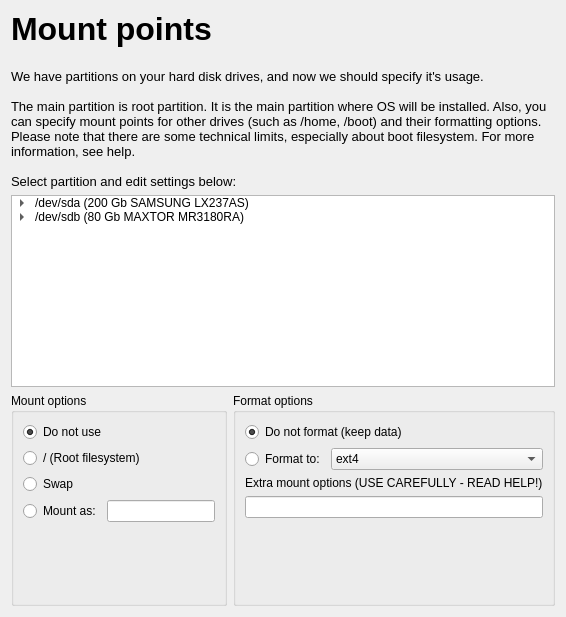
      <widget class="QWidget" name="mountPointsPage">
       <layout class="QVBoxLayout" name="verticalLayout_19">
        <item>
         <layout class="QHBoxLayout" name="horizontalLayout_38">
          <item>
           <widget class="QLabel" name="label_4">
            <property name="text">
             <string>&lt;!DOCTYPE HTML PUBLIC &quot;-//W3C//DTD HTML 4.0//EN&quot; &quot;http://www.w3.org/TR/REC-html40/strict.dtd&quot;&gt;
&lt;html&gt;&lt;head&gt;&lt;meta name=&quot;qrichtext&quot; content=&quot;1&quot; /&gt;&lt;style type=&quot;text/css&quot;&gt;
p, li { white-space: pre-wrap; }
&lt;/style&gt;&lt;/head&gt;&lt;body style=&quot; font-family:'Droid Sans'; font-size:10pt; font-weight:400; font-style:normal;&quot;&gt;
&lt;p style=&quot; margin-top:0px; margin-bottom:0px; margin-left:0px; margin-right:0px; -qt-block-indent:0; text-indent:0px;&quot;&gt;&lt;span style=&quot; font-family:'Tahoma'; font-size:24pt; font-weight:600;&quot;&gt;Mount points&lt;/span&gt;&lt;/p&gt;&lt;/body&gt;&lt;/html&gt;</string>
            </property>
            <property name="wordWrap">
             <bool>false</bool>
            </property>
           </widget>
          </item>
          <item>
           <spacer name="horizontalSpacer_24">
            <property name="orientation">
             <enum>Qt::Horizontal</enum>
            </property>
            <property name="sizeHint" stdset="0">
             <size>
              <width>40</width>
              <height>20</height>
             </size>
            </property>
           </spacer>
          </item>
          <item>
           <layout class="QVBoxLayout" name="verticalLayout_34">
            <item>
             <spacer name="verticalSpacer_32">
              <property name="orientation">
               <enum>Qt::Vertical</enum>
              </property>
              <property name="sizeType">
               <enum>QSizePolicy::Fixed</enum>
              </property>
              <property name="sizeHint" stdset="0">
               <size>
                <width>20</width>
                <height>9</height>
               </size>
              </property>
             </spacer>
            </item>
            <item>
             <widget class="QLabel" name="label_47">
              <property name="text">
               <string/>
              </property>
              <property name="pixmap">
               <pixmap resource="mainwindow.qrc">:/setupRoots/icons/agilia_installer_head.png</pixmap>
              </property>
             </widget>
            </item>
           </layout>
          </item>
         </layout>
        </item>
        <item>
         <spacer name="verticalSpacer_5">
          <property name="orientation">
           <enum>Qt::Vertical</enum>
          </property>
          <property name="sizeType">
           <enum>QSizePolicy::Fixed</enum>
          </property>
          <property name="sizeHint" stdset="0">
           <size>
            <width>20</width>
            <height>15</height>
           </size>
          </property>
         </spacer>
        </item>
        <item>
         <widget class="QLabel" name="label_46">
          <property name="text">
           <string>&lt;!DOCTYPE HTML PUBLIC &quot;-//W3C//DTD HTML 4.0//EN&quot; &quot;http://www.w3.org/TR/REC-html40/strict.dtd&quot;&gt;
&lt;html&gt;&lt;head&gt;&lt;meta name=&quot;qrichtext&quot; content=&quot;1&quot; /&gt;&lt;style type=&quot;text/css&quot;&gt;
p, li { white-space: pre-wrap; }
&lt;/style&gt;&lt;/head&gt;&lt;body style=&quot; font-family:'Droid Sans'; font-size:10pt; font-weight:400; font-style:normal;&quot;&gt;
&lt;p style=&quot; margin-top:0px; margin-bottom:0px; margin-left:0px; margin-right:0px; -qt-block-indent:0; text-indent:0px;&quot;&gt;We have partitions on your hard disk drives, and now we should specify it's usage.&lt;/p&gt;
&lt;p style=&quot;-qt-paragraph-type:empty; margin-top:0px; margin-bottom:0px; margin-left:0px; margin-right:0px; -qt-block-indent:0; text-indent:0px;&quot;&gt;&lt;/p&gt;
&lt;p style=&quot; margin-top:0px; margin-bottom:0px; margin-left:0px; margin-right:0px; -qt-block-indent:0; text-indent:0px;&quot;&gt;The main partition is root partition. It is the main partition where OS will be installed. Also, you can specify mount points for other drives (such as /home, /boot) and their formatting options. &lt;/p&gt;
&lt;p style=&quot; margin-top:0px; margin-bottom:0px; margin-left:0px; margin-right:0px; -qt-block-indent:0; text-indent:0px;&quot;&gt;Please note that there are some technical limits, especially about boot filesystem. For more information, see help.&lt;/p&gt;
&lt;p style=&quot;-qt-paragraph-type:empty; margin-top:0px; margin-bottom:0px; margin-left:0px; margin-right:0px; -qt-block-indent:0; text-indent:0px;&quot;&gt;&lt;/p&gt;
&lt;p style=&quot; margin-top:0px; margin-bottom:0px; margin-left:0px; margin-right:0px; -qt-block-indent:0; text-indent:0px;&quot;&gt;Select partition and edit settings below:&lt;/p&gt;&lt;/body&gt;&lt;/html&gt;</string>
          </property>
          <property name="wordWrap">
           <bool>true</bool>
          </property>
         </widget>
        </item>
        <item>
         <layout class="QHBoxLayout" name="horizontalLayout_7">
          <item>
           <widget class="QTreeWidget" name="mountPointsTreeWidget">
            <property name="frameShape">
             <enum>QFrame::StyledPanel</enum>
            </property>
            <property name="lineWidth">
             <number>1</number>
            </property>
            <property name="editTriggers">
             <set>QAbstractItemView::NoEditTriggers</set>
            </property>
            <property name="alternatingRowColors">
             <bool>false</bool>
            </property>
            <property name="rootIsDecorated">
             <bool>true</bool>
            </property>
            <property name="uniformRowHeights">
             <bool>true</bool>
            </property>
            <property name="itemsExpandable">
             <bool>true</bool>
            </property>
            <property name="animated">
             <bool>true</bool>
            </property>
            <property name="allColumnsShowFocus">
             <bool>false</bool>
            </property>
            <property name="headerHidden">
             <bool>true</bool>
            </property>
            <property name="expandsOnDoubleClick">
             <bool>true</bool>
            </property>
            <column>
             <property name="text">
              <string>HDD</string>
             </property>
            </column>
            <item>
             <property name="text">
              <string>/dev/sda (200 Gb SAMSUNG LX237AS)</string>
             </property>
             <item>
              <property name="text">
               <string>/dev/sda1 (300 Mb): /boot, format to: ext4</string>
              </property>
             </item>
             <item>
              <property name="text">
               <string>/dev/sda2 (30 Gb): / (root filesystem), format to: ext4</string>
              </property>
             </item>
             <item>
              <property name="text">
               <string>/dev/sda3 (169.7 Gb): /home, keep data</string>
              </property>
             </item>
             <item>
              <property name="text">
               <string>/dev/sda4 (2 Gb): swap</string>
              </property>
             </item>
            </item>
            <item>
             <property name="text">
              <string>/dev/sdb (80 Gb MAXTOR MR3180RA)</string>
             </property>
             <item>
              <property name="text">
               <string>/dev/sdb1 (10Gb): unused</string>
              </property>
             </item>
             <item>
              <property name="text">
               <string>/dev/sdb2 (70Gb): unused</string>
              </property>
             </item>
            </item>
           </widget>
          </item>
         </layout>
        </item>
        <item>
         <layout class="QHBoxLayout" name="horizontalLayout_22">
          <item>
           <widget class="QGroupBox" name="mountOptionsGroupBox">
            <property name="title">
             <string>Mount options</string>
            </property>
            <layout class="QVBoxLayout" name="verticalLayout_8">
             <item>
              <widget class="QRadioButton" name="mountDontUseRadioButton">
               <property name="text">
                <string>Do not use</string>
               </property>
               <property name="checked">
                <bool>true</bool>
               </property>
              </widget>
             </item>
             <item>
              <widget class="QRadioButton" name="mountRootRadioButton">
               <property name="text">
                <string>/ (Root filesystem)</string>
               </property>
              </widget>
             </item>
             <item>
              <widget class="QRadioButton" name="mountSwapRadioButton">
               <property name="text">
                <string>Swap</string>
               </property>
              </widget>
             </item>
             <item>
              <layout class="QHBoxLayout" name="horizontalLayout_6">
               <item>
                <widget class="QRadioButton" name="mountCustomRadioButton">
                 <property name="text">
                  <string>Mount as:</string>
                 </property>
                </widget>
               </item>
               <item>
                <widget class="QLineEdit" name="mountPointEdit"/>
               </item>
              </layout>
             </item>
             <item>
              <spacer name="verticalSpacer_13">
               <property name="orientation">
                <enum>Qt::Vertical</enum>
               </property>
               <property name="sizeHint" stdset="0">
                <size>
                 <width>20</width>
                 <height>26</height>
                </size>
               </property>
              </spacer>
             </item>
            </layout>
           </widget>
          </item>
          <item>
           <widget class="QGroupBox" name="formatOptionsGroupBox">
            <property name="title">
             <string>Format options</string>
            </property>
            <layout class="QVBoxLayout" name="verticalLayout_18">
             <item>
              <widget class="QRadioButton" name="mountNoFormatRadioButton">
               <property name="text">
                <string>Do not format (keep data)</string>
               </property>
               <property name="checked">
                <bool>true</bool>
               </property>
              </widget>
             </item>
             <item>
              <layout class="QHBoxLayout" name="horizontalLayout_21">
               <item>
                <widget class="QRadioButton" name="mountDoFormatRadioButton">
                 <property name="text">
                  <string>Format to:</string>
                 </property>
                </widget>
               </item>
               <item>
                <widget class="QComboBox" name="mountFormatOptionsComboBox">
                 <property name="sizePolicy">
                  <sizepolicy hsizetype="Expanding" vsizetype="Fixed">
                   <horstretch>0</horstretch>
                   <verstretch>0</verstretch>
                  </sizepolicy>
                 </property>
                 <item>
                  <property name="text">
                   <string>ext4</string>
                  </property>
                 </item>
                 <item>
                  <property name="text">
                   <string>ext3</string>
                  </property>
                 </item>
                 <item>
                  <property name="text">
                   <string>ext2</string>
                  </property>
                 </item>
                 <item>
                  <property name="text">
                   <string>xfs</string>
                  </property>
                 </item>
                 <item>
                  <property name="text">
                   <string>jfs</string>
                  </property>
                 </item>
                 <item>
                  <property name="text">
                   <string>reiserfs</string>
                  </property>
                 </item>
                 <item>
                  <property name="text">
                   <string>btrfs</string>
                  </property>
                 </item>
                 <item>
                  <property name="text">
                   <string>nilfs2</string>
                  </property>
                 </item>
                </widget>
               </item>
              </layout>
             </item>
             <item>
              <widget class="QLabel" name="label">
               <property name="text">
                <string>Extra mount options (USE CAREFULLY - READ HELP!)</string>
               </property>
              </widget>
             </item>
             <item>
              <widget class="QLineEdit" name="mountOptionsLineEdit"/>
             </item>
             <item>
              <spacer name="verticalSpacer_14">
               <property name="orientation">
                <enum>Qt::Vertical</enum>
               </property>
               <property name="sizeHint" stdset="0">
                <size>
                 <width>20</width>
                 <height>76</height>
                </size>
               </property>
              </spacer>
             </item>
            </layout>
           </widget>
          </item>
         </layout>
        </item>
       </layout>
      </widget>
